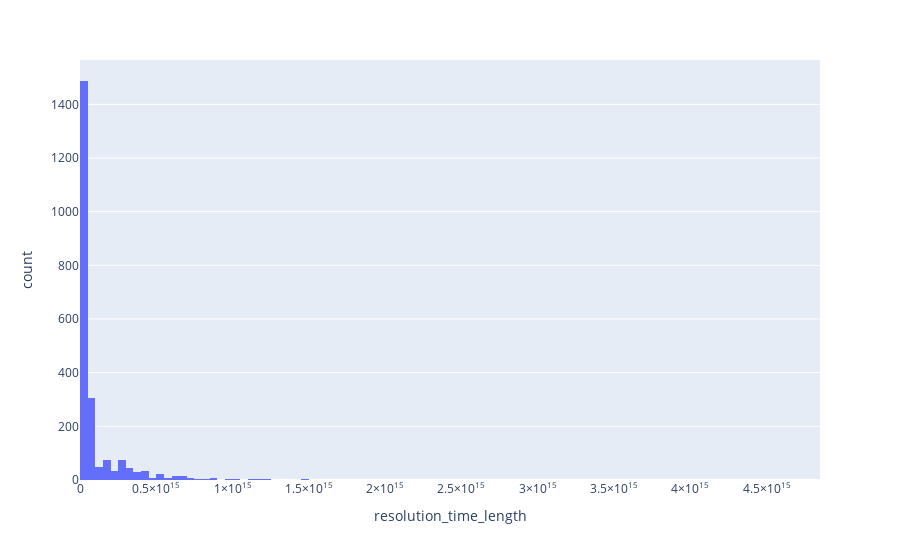

The notebook cell saved with this chart:
### Markdown cell above
### How quickly are INC resolved

### Code cell
# can we find how quickly tickets were picked up by doing this: work_start opened_at
df_resolution_time = df_main['resolution_time_length']
fig = px.histogram(df_resolution_time, x="resolution_time_length")#, histnorm='probability density')
fig.show()

### Figure 1 — Plotly figure (JSON) as saved in the notebook; plotly's stock layout.template omitted (floating-point values rounded to 4 significant figures; data arrays with more than 128 entries replaced by an {"elided": "..."} marker saying what was removed)
{"data": [{"alignmentgroup": "True", "bingroup": "x", "hovertemplate": "resolution_time_length=%{x}<br>count=%{y}<extra></extra>", "legendgroup": "", "marker": {"color": "#636efa"}, "name": "", "offsetgroup": "", "orientation": "v", "showlegend": false, "type": "histogram", "x": {"elided": "2263 int values"}, "xaxis": "x", "yaxis": "y"}], "layout": {"barmode": "relative", "legend": {"tracegroupgap": 0}, "margin": {"t": 60}, "xaxis": {"anchor": "y", "domain": [0, 1], "title": {"text": "resolution_time_length"}}, "yaxis": {"anchor": "x", "domain": [0, 1], "title": {"text": "count"}}}}
